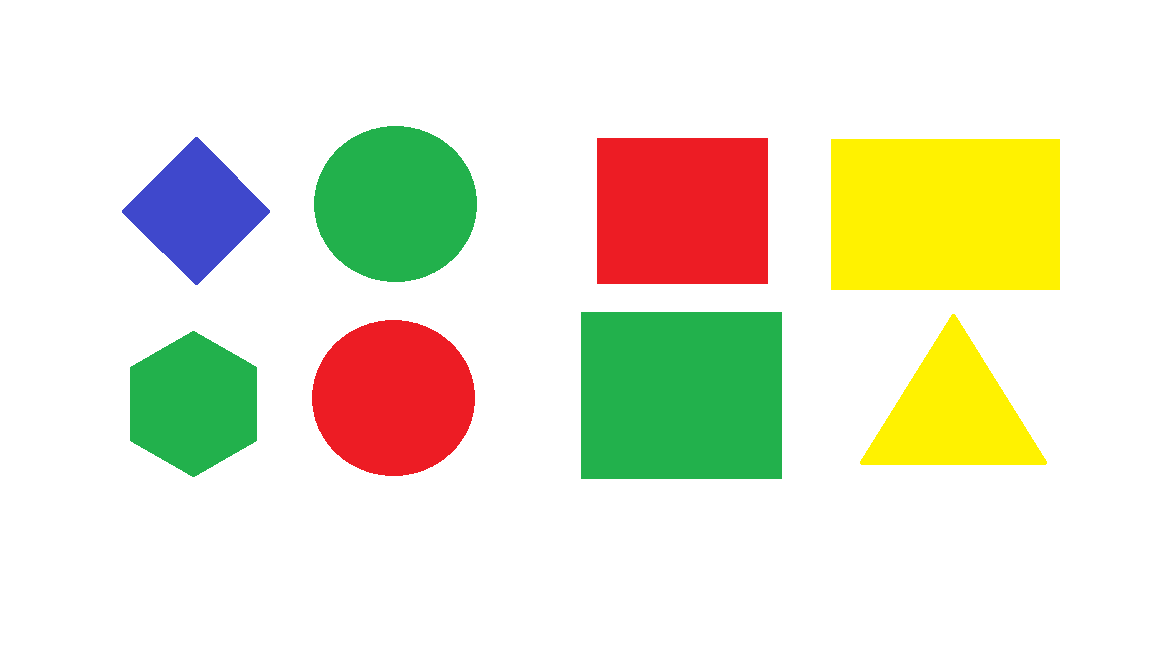
#> input picture ovl_eshel/English/ovl/Vision/Shapes.png, 1152 x 648 px
$ python -i HatchPipeLine.py   (imports and definitions only)   (older library calls are emulated)
#> lines starting #> are read from the running program, lines starting #| are printed output that depends on the picture; after the words box and inside, x2 and y2 are one past the last pixel; in counts of white or black regions, pixels touching at a corner belong together
import cv2


class GripPipeline:
    """
    An OpenCV pipeline generated by GRIP.
    """

    def __init__(self):
        """initializes all values to presets or None if need to be set
        """

        self.__hsv_threshold_hue = [17.805755395683452, 47.272727272727266]
        self.__hsv_threshold_saturation = [87.1402877697842, 255.0]
        self.__hsv_threshold_value = [81.5756720768655, 255.0]

        self.hsv_threshold_output = None

        self.__find_contours_input = self.hsv_threshold_output

        self.find_contours_output = None

        self.__filter_contours_contours = self.find_contours_output
        self.__filter_contours_min_area = 200.0

        self.filter_contours_output = None

    def process(self, source0):
        """
        Runs the pipeline and sets all outputs to new values.
        """
        # Step HSV_Threshold0:
        self.__hsv_threshold_input = source0
        (self.hsv_threshold_output) = self.__hsv_threshold(self.__hsv_threshold_input,
                                                           self.__hsv_threshold_hue,
                                                           self.__hsv_threshold_saturation,
                                                           self.__hsv_threshold_value)

        # Step Find_Contours0:
        self.__find_contours_input = self.hsv_threshold_output
        (self.find_contours_output) = self.__find_contours(self.__find_contours_input)

        # Step Filter_Contours0:
        self.__filter_contours_contours = self.find_contours_output
        (self.filter_contours_output) = self.__filter_contours(self.__filter_contours_contours,
                                                               self.__filter_contours_min_area)

    @staticmethod
    def __hsv_threshold(input, hue, sat, val):
        """Segment an image based on hue, saturation, and value ranges.
        Args:
            input: A BGR numpy.ndarray.
            hue: A list of two numbers the are the min and max hue.
            sat: A list of two numbers the are the min and max saturation.
            lum: A list of two numbers the are the min and max value.
        Returns:
            A black and white numpy.ndarray.
        """
        out = cv2.cvtColor(input, cv2.COLOR_BGR2HSV)
        return cv2.inRange(out, (hue[0], sat[0], val[0]),  (hue[1], sat[1], val[1]))


    @staticmethod
    def __find_contours(input):
        """Sets the values of pixels in a binary image to their distance to the nearest black pixel.
        Args:
            input: A numpy.ndarray.
        Return:
            A list of numpy.ndarray where each one represents a contour.
        """
        mode = cv2.RETR_LIST
        method = cv2.CHAIN_APPROX_SIMPLE
        _, contours,_ = cv2.findContours(input, mode=mode, method=method)
        return contours

    @staticmethod
    def __filter_contours(input_contours, min_area):
        """Filters out contours that do not meet certain criteria.
        Args:
            input_contours: Contours as a list of numpy.ndarray.
            min_area: The minimum area of a contour that will be kept.
        Returns:
            Contours as a list of numpy.ndarray.
        """
        output = []
        for contour in input_contours:
            area = cv2.contourArea(contour)
            if (area < min_area):
                continue
            output.append(contour)
        output.sort(key=lambda contour: cv2.contourArea(contour))
        return output[len(output) - 1::]

    def get_output(self):
        return self.filter_contours_output

>>> import cv2
>>> picture = cv2.imread('ovl_eshel/English/ovl/Vision/Shapes.png')
#> picture is the input picture: shape (648, 1152, 3); mean B, G, R 208.1, 230.7, 231
>>> result = GripPipeline().process(picture)
#> in __hsv_threshold, `out = cv2.cvtColor(input, cv2.COLOR_BGR2HSV)`: out: shape (648, 1152, 3); mean H, S, V 20.6, 51.6, 246.1
#> in __hsv_threshold, `return cv2.inRange(out, (hue[0], sat[0], val[0]),  (hue[1], sat[1], va..`:
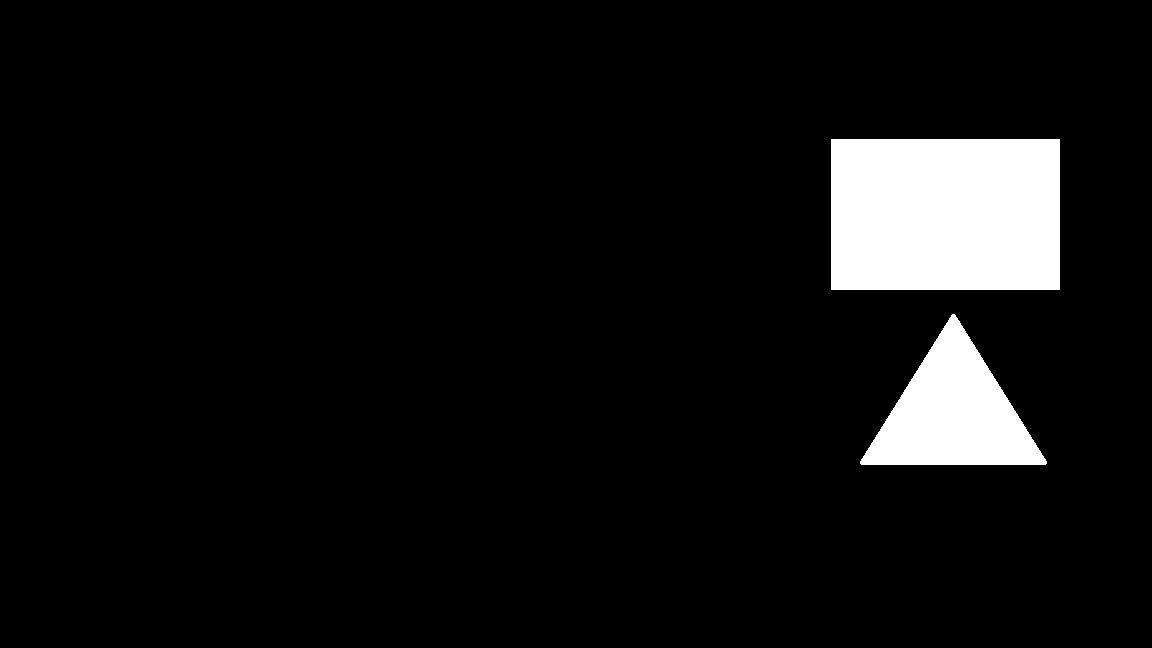
#> returned value: shape (648, 1152); 6.6% white; 2 white regions, box (x1, y1, x2, y2) and area: (831, 139, 1060, 290) 34579, (860, 314, 1047, 465) 14612
